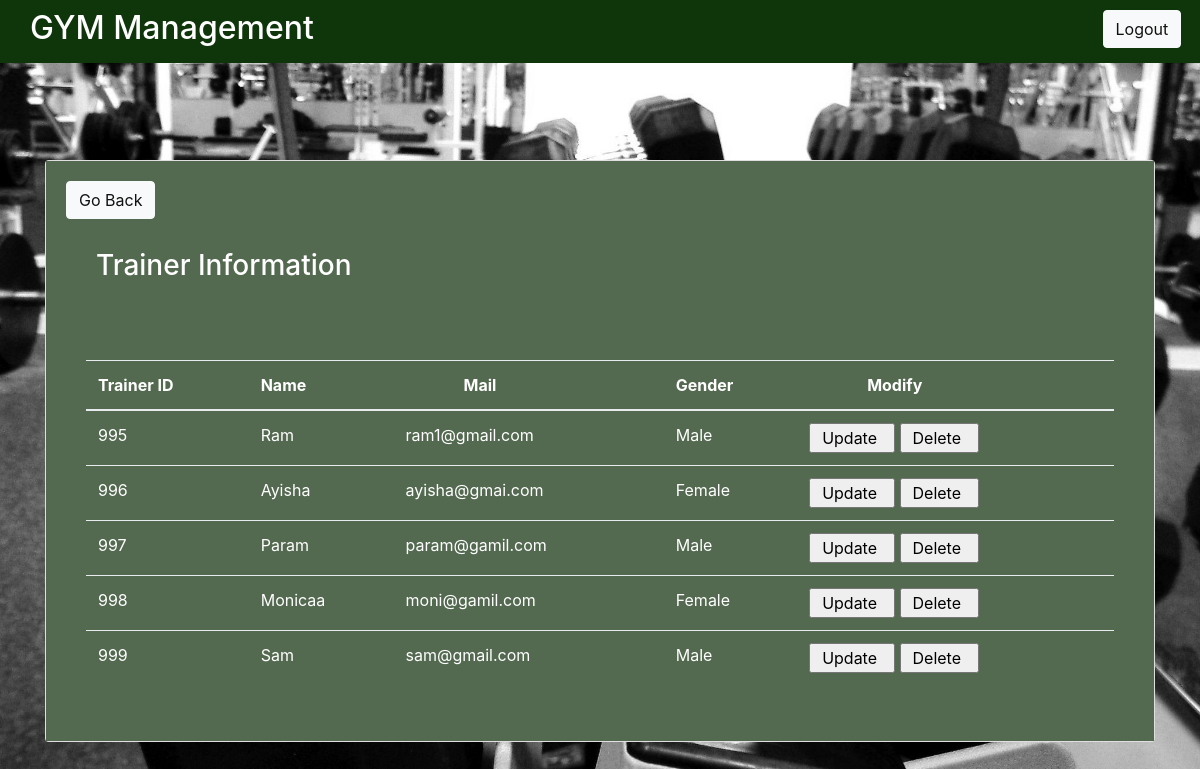
The page /trainer_details.php on the database its author committed.
### tables this page shows
CREATE TABLE `trainer` (
  `Trainer_id` varchar(20) NOT NULL,
  `Name` varchar(40) NOT NULL,
  `Gender` varchar(20) DEFAULT NULL,
  `Email` varchar(50) NOT NULL
);

### func.php (the view, shortened to what this page needs)
<?php
$con=mysqli_connect("localhost","root","","gym-management");
function get_trainer(){
    global $con;
    $query="select * from Trainer";
    $result=mysqli_query($con,$query);
    while($row=mysqli_fetch_array($result)){
        $Trainer_id=$row ['Trainer_id'];
        $Name=ucwords($row['Name']);
        $email=$row['Email'];
        $gender=$row['Gender'];
        echo"<tr>
        <td>$Trainer_id</td>
        <td>$Name</td>
            <td>$email</td>
            <td>$gender</td>
            <td><button><a href='updatetrainer.php?Trainer_id=$Trainer_id'style='color:#000000; margin-right: 5px; padding: 5px;text-decoration:none; '>Update</a></button>
            <button><a href='deletetrainer.php?Trainer_id=$Trainer_id' style='color:#000000; margin-right: 5px; padding: 5px;text-decoration:none;'>Delete</a></button></td>
        </tr>";
    }
}
?>

### rows shown on the page
trainer: Trainer_id "995", Name "Ram", Email "ram1@gmail.com", Gender "Male"
trainer: Trainer_id "996", Name "Ayisha", Email "ayisha@gmai.com", Gender "Female"
trainer: Trainer_id "997", Name "Param", Email "param@gamil.com", Gender "Male"
trainer: Trainer_id "998", Name "Monicaa", Email "moni@gamil.com", Gender "Female"
trainer: Trainer_id "999", Name "Sam", Email "sam@gmail.com", Gender "Male"
